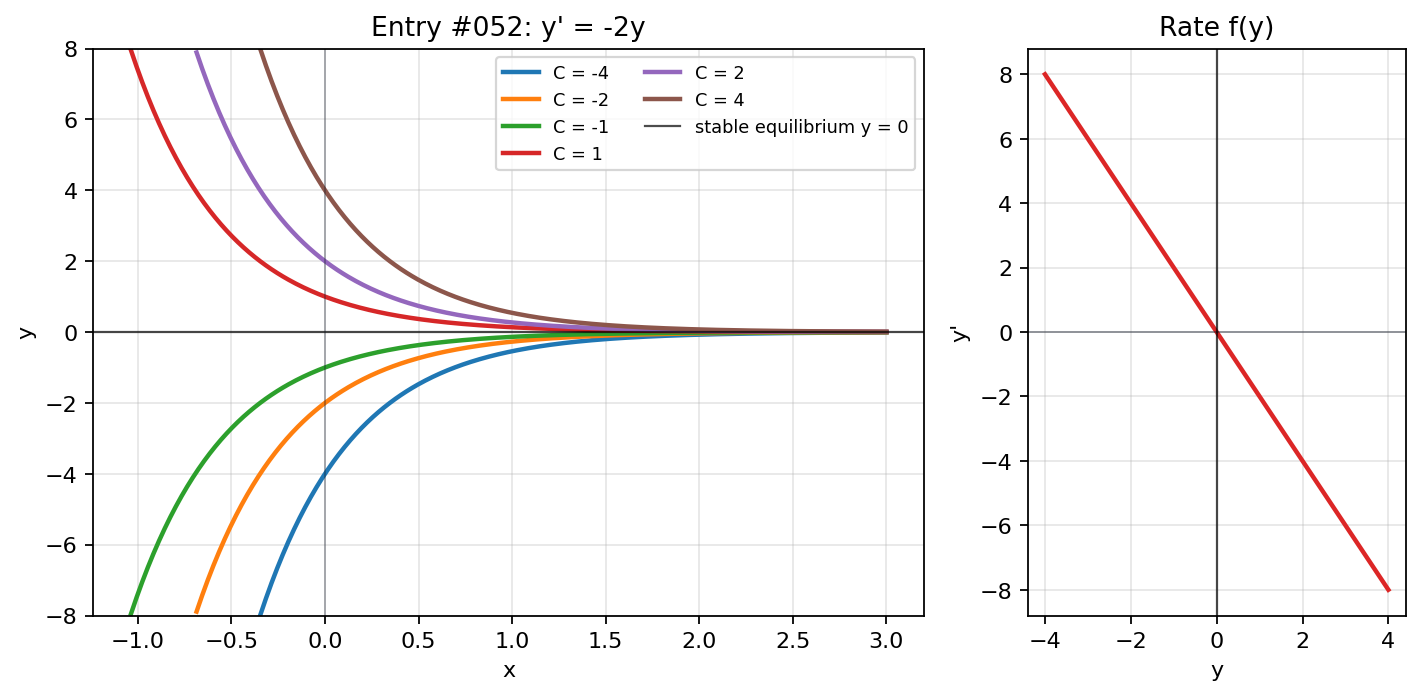

This figure's Python source:
import numpy as np
import matplotlib.pyplot as plt

x = np.linspace(-3, 3, 600)
y_values = np.linspace(-4, 4, 300)
constants = [-4, -2, -1, 1, 2, 4]

fig, (ax, phase_ax) = plt.subplots(
    1,
    2,
    figsize=(9, 4.5),
    gridspec_kw={"width_ratios": [2.2, 1]},
)

for constant in constants:
    y = constant * np.exp(-2 * x)
    y = np.where(np.abs(y) <= 8, y, np.nan)
    ax.plot(x, y, linewidth=2, label=f"C = {constant}")

ax.axhline(0, color="black", linewidth=1, alpha=0.7, label="stable equilibrium y = 0")
ax.axvline(0, color="#111827", linewidth=0.8, alpha=0.35)
ax.set_title("Entry #052: y' = -2y")
ax.set_xlabel("x")
ax.set_ylabel("y")
ax.set_ylim(-8, 8)
ax.grid(True, alpha=0.3)
ax.legend(fontsize=8, ncols=2)

phase_ax.plot(y_values, -2 * y_values, color="#dc2626", linewidth=2)
phase_ax.axhline(0, color="#111827", linewidth=0.8, alpha=0.45)
phase_ax.axvline(0, color="black", linewidth=1, alpha=0.7)
phase_ax.set_title("Rate f(y)")
phase_ax.set_xlabel("y")
phase_ax.set_ylabel("y'")
phase_ax.grid(True, alpha=0.3)

fig.tight_layout()
plt.show()
